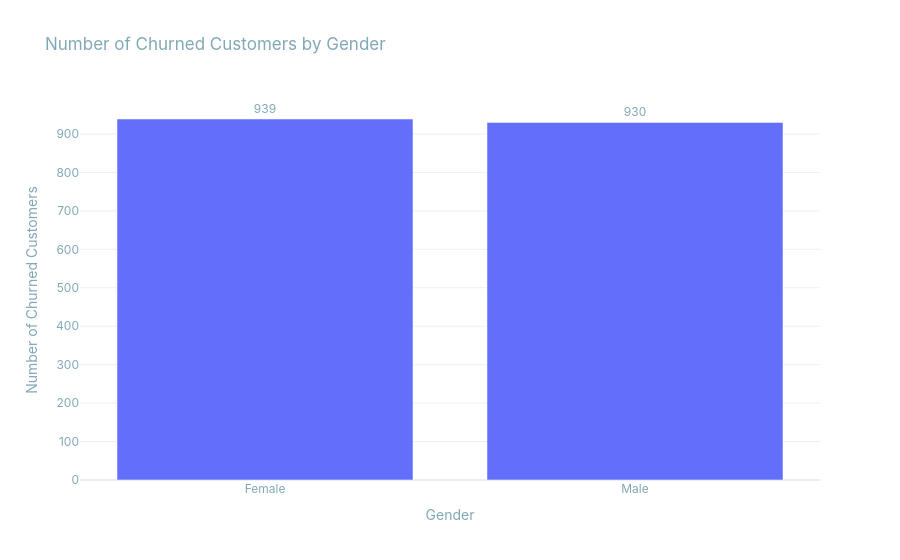

Notebook cell for this chart:
### Code cell
group_Churn = pd.DataFrame(df.groupby("gender")["Churn"].sum()).reset_index()

fig = px.bar(
    group_Churn,
    x="gender",
    y="Churn",
    title="Number of Churned Customers by Gender",
    color=None,
    labels={
        "gender": "Gender",
        "Churn": "Number of Churned Customers"
    },
    text_auto=True
)

fig.update_layout(
    template="plotly_white",
    plot_bgcolor="rgba(0,0,0,0)",
    paper_bgcolor="rgba(0,0,0,0)",
    font=dict(
        family="Inter",
        color="#81a8b6"
    ),
    xaxis_title="Gender",
    yaxis_title="Number of Churned Customers"
)

fig.update_traces(textposition="outside")
fig.show()

### Figure 1 — Plotly figure (JSON) as saved in the notebook; plotly's stock layout.template omitted (floating-point values rounded to 4 significant figures)
{"data": [{"hovertemplate": "Gender=%{x}<br>Number of Churned Customers=%{y}<extra></extra>", "legendgroup": "", "marker": {"color": "#636efa", "pattern": {"shape": ""}}, "name": "", "orientation": "v", "showlegend": false, "textposition": "outside", "texttemplate": "%{y}", "type": "bar", "x": ["Female", "Male"], "xaxis": "x", "y": [939, 930], "yaxis": "y"}], "layout": {"barmode": "relative", "font": {"color": "#81a8b6", "family": "Inter"}, "legend": {"tracegroupgap": 0}, "paper_bgcolor": "rgba(0,0,0,0)", "plot_bgcolor": "rgba(0,0,0,0)", "title": {"text": "Number of Churned Customers by Gender"}, "xaxis": {"anchor": "y", "domain": [0, 1], "title": {"text": "Gender"}}, "yaxis": {"anchor": "x", "domain": [0, 1], "title": {"text": "Number of Churned Customers"}}}}
